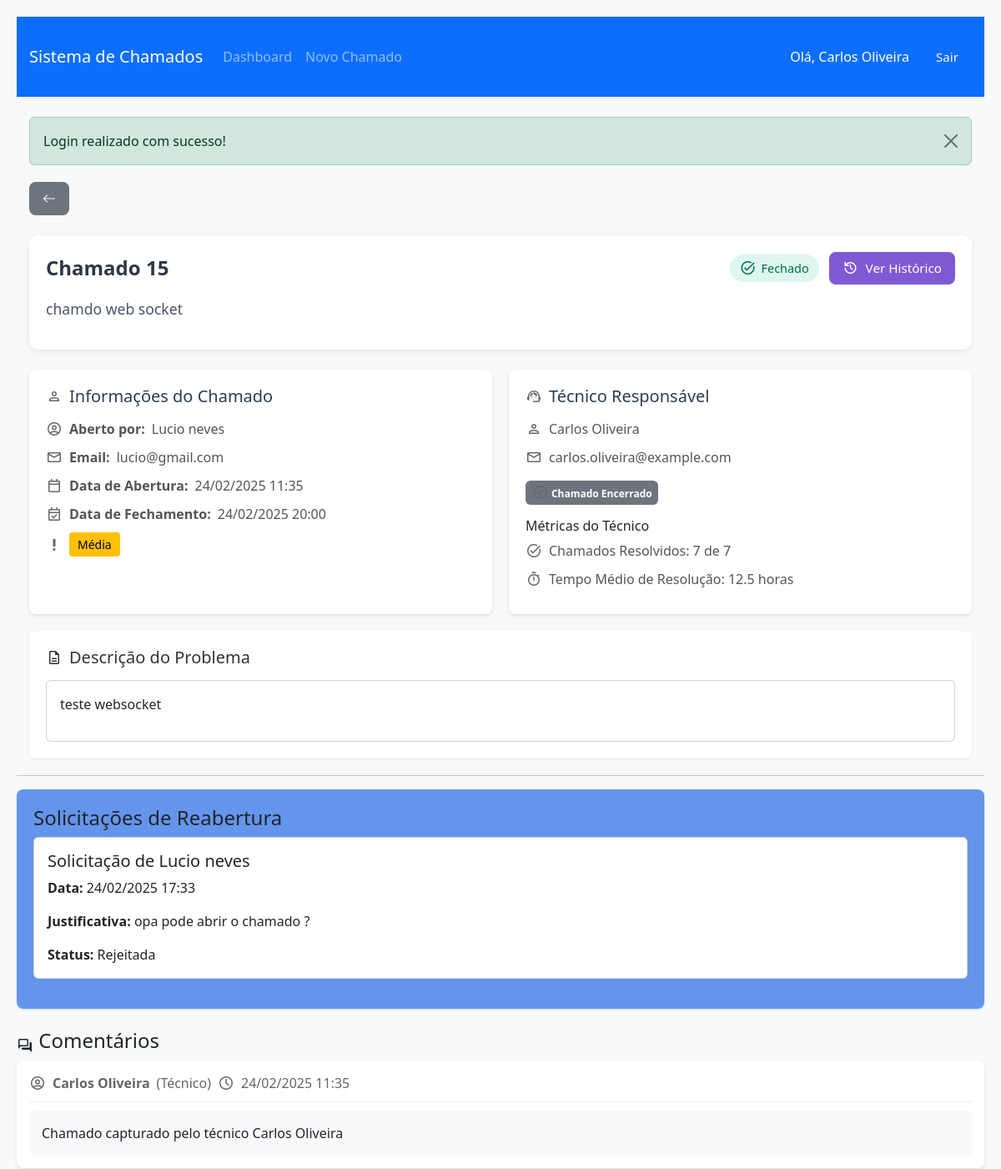
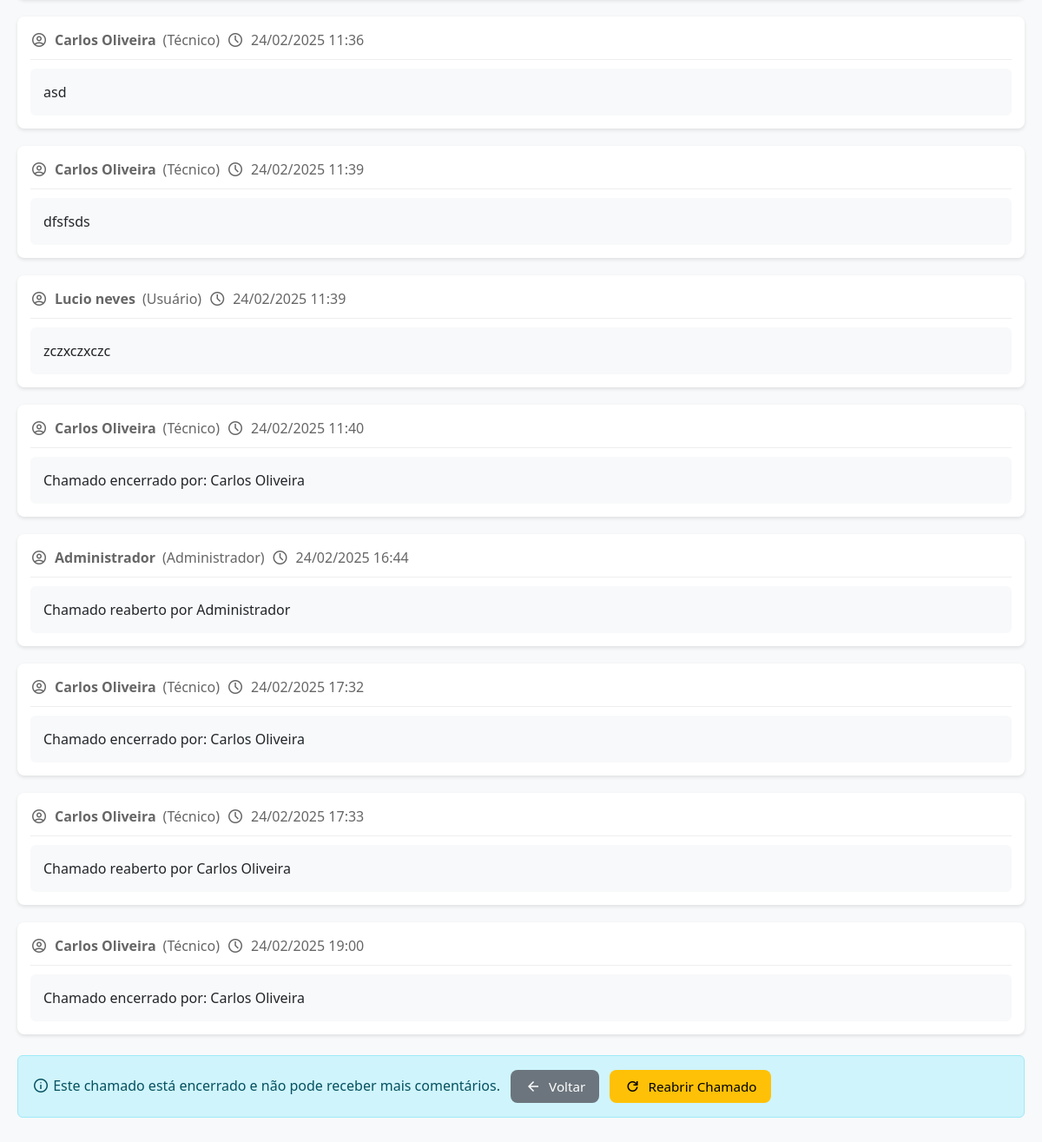
Page /ver_chamado.php?id=15 (signed in) on the committed database (2 pictures, top to bottom).
### tables this page shows
CREATE TABLE `chamados` (
  `id_chamado` int NOT NULL,
  `titulo` varchar(100) NOT NULL,
  `descricao` text NOT NULL,
  `status` enum('Aberto','Em andamento','Fechado') NOT NULL DEFAULT 'Aberto',
  `prioridade` enum('Alta','Média','Baixa') NOT NULL,
  `id_usuario` int NOT NULL,
  `id_tecnico` int DEFAULT NULL,
  `data_abertura` timestamp NULL DEFAULT CURRENT_TIMESTAMP,
  `data_captura` timestamp NULL DEFAULT NULL,
  `data_fechamento` timestamp NULL DEFAULT NULL
);

CREATE TABLE `usuarios` (
  `id_usuario` int NOT NULL,
  `nome` varchar(100) NOT NULL,
  `email` varchar(100) NOT NULL,
  `senha` varchar(255) NOT NULL,
  `cargo` enum('Administrador','Técnico','Usuário') NOT NULL,
  `telefone` varchar(20) DEFAULT NULL,
  `whatsapp` varchar(20) DEFAULT NULL,
  `cidade` varchar(100) DEFAULT NULL,
  `estado` char(2) DEFAULT NULL,
  `data_nascimento` date DEFAULT NULL,
  `data_cadastro` timestamp NULL DEFAULT CURRENT_TIMESTAMP,
  `data_atualizacao` timestamp NULL DEFAULT CURRENT_TIMESTAMP ON UPDATE CURRENT_TIMESTAMP
);

CREATE TABLE `solicitacoes_reabertura` (
  `id_solicitacao` int NOT NULL,
  `id_chamado` int NOT NULL,
  `id_usuario` int NOT NULL,
  `justificativa` text NOT NULL,
  `status` enum('Pendente','Aprovada','Rejeitada') DEFAULT 'Pendente',
  `data_solicitacao` timestamp NULL DEFAULT CURRENT_TIMESTAMP,
  `data_resposta` timestamp NULL DEFAULT NULL,
  `id_responsavel` int DEFAULT NULL
);

CREATE TABLE `comentarios` (
  `id_comentario` int NOT NULL,
  `id_chamado` int NOT NULL,
  `id_usuario` int NOT NULL,
  `comentario` text NOT NULL,
  `data_comentario` timestamp NULL DEFAULT CURRENT_TIMESTAMP
);

### ver_chamado.php (the view, shortened to what the rows shown need)
<?php
require_once 'db_connection.php';
require_once 'includes/header.php';
$id_chamado = $_GET['id'];
$id_usuario = $_SESSION['user_id'];
$cargo = $_SESSION['cargo'];
try {
    $stmt = mysqli_prepare($conn, "
        SELECT c.*,
               u.nome as usuario_nome,
               u.email as usuario_email,
               t.nome as tecnico_nome,
               t.email as tecnico_email,
               (SELECT COUNT(*) FROM chamados WHERE id_tecnico = c.id_tecnico AND status = 'Fechado') as total_resolvidos,
               (SELECT COUNT(*) FROM chamados WHERE id_tecnico = c.id_tecnico) as total_atribuidos,
               (SELECT AVG(TIMESTAMPDIFF(HOUR, data_captura, data_fechamento))
                FROM chamados
                WHERE id_tecnico = c.id_tecnico
                AND status = 'Fechado'
                AND data_fechamento IS NOT NULL) as tempo_medio_resolucao,
               (SELECT AVG(nota) FROM avaliacoes WHERE id_usuario = c.id_tecnico) as media_avaliacoes_tecnico,
               (SELECT COUNT(*) FROM avaliacoes WHERE id_usuario = c.id_tecnico) as total_avaliacoes_tecnico
        FROM chamados c
        LEFT JOIN usuarios u ON c.id_usuario = u.id_usuario
        LEFT JOIN usuarios t ON c.id_tecnico = t.id_usuario
        WHERE c.id_chamado = ?
    ");
    mysqli_stmt_bind_param($stmt, "i", $id_chamado);
    mysqli_stmt_execute($stmt);
    $result = mysqli_stmt_get_result($stmt);
    $chamado = mysqli_fetch_assoc($result);
    $stmt = mysqli_prepare($conn, "
        SELECT c.*, u.nome as usuario_nome, u.cargo as usuario_cargo
        FROM comentarios c
        JOIN usuarios u ON c.id_usuario = u.id_usuario
        WHERE c.id_chamado = ?
        ORDER BY c.data_comentario ASC
    ");
    mysqli_stmt_bind_param($stmt, "i", $id_chamado);
    mysqli_stmt_execute($stmt);
    $result = mysqli_stmt_get_result($stmt);
    $comentarios = [];
    while ($row = mysqli_fetch_assoc($result)) {
        $comentarios[] = $row;
    }
    $stmt = mysqli_prepare($conn, "
        SELECT sr.*, u.nome as solicitante_nome
        FROM solicitacoes_reabertura sr
        JOIN usuarios u ON sr.id_usuario = u.id_usuario
        WHERE sr.id_chamado = ?
        ORDER BY sr.data_solicitacao DESC
    ");
    mysqli_stmt_bind_param($stmt, "i", $id_chamado);
    mysqli_stmt_execute($stmt);
    $result = mysqli_stmt_get_result($stmt);
    $solicitacoes_reabertura = [];
    while ($row = mysqli_fetch_assoc($result)) {
        $solicitacoes_reabertura[] = $row;
    }
} catch (Exception $e) {
    $_SESSION['error_message'] = "Erro ao buscar chamado: " . $e->getMessage();
    header('Location: dashboard.php');
    exit();
}
function formatarData($data) {
    return date('d/m/Y H:i', strtotime($data));
}
?>
<!DOCTYPE html>
<html lang="pt-BR">
<head>
    <link href="https://cdn.jsdelivr.net/npm/bootstrap@5.3.0/dist/css/bootstrap.min.css" rel="stylesheet">
    <link href="https://cdn.jsdelivr.net/npm/summernote@0.8.18/dist/summernote-bs4.min.css" rel="stylesheet">
</head>
<body>
    <div class="container">
        <div class="chamado-header">
            <div class="chamado-title-row">
                <div class="chamado-id">
                </div>
                <div class="chamado-actions">
                </div>
            </div>
            <div class="chamado-description">
                <?php echo htmlspecialchars($chamado['titulo']); ?>
            </div>
        </div>
        <div class="info-grid">
            <div class="info-section">
                <h5>
                    <span class="material-symbols-outlined">person</span>
                    Informações do Chamado
                </h5>
                <p>
                    <span class="material-symbols-outlined">account_circle</span>
                    <strong>Aberto por:</strong> <?php echo htmlspecialchars($chamado['usuario_nome']); ?>
                </p>
                <p>
                    <span class="material-symbols-outlined">mail</span>
                    <strong>Email:</strong> <?php echo htmlspecialchars($chamado['usuario_email']); ?>
                </p>
                <p>
                    <span class="material-symbols-outlined">calendar_today</span>
                    <strong>Data de Abertura:</strong> <?php echo formatarData($chamado['data_abertura']); ?>
                </p>
                <?php if ($chamado['status'] === 'Fechado'): ?>
                <p>
                    <span class="material-symbols-outlined">event_available</span>
                    <strong>Data de Fechamento:</strong> <?php echo formatarData($chamado['data_fechamento']); ?>
                </p>
                <?php endif; ?>
                <p>
                    <span class="material-symbols-outlined">priority_high</span>
                    <span class="prioridade-badge prioridade-<?php echo $chamado['prioridade']; ?>">
                        <?php echo htmlspecialchars($chamado['prioridade']); ?>
                    </span>
                </p>
            </div>
            <div class="info-section">
                <h5>
                    <span class="material-symbols-outlined">support_agent</span>
                    Técnico Responsável
                </h5>
                <?php if ($chamado['id_tecnico']): ?>
                    <p>
                        <span class="material-symbols-outlined">person</span>
                        <?php echo htmlspecialchars($chamado['tecnico_nome']); ?>
                    </p>
                    <p>
                        <span class="material-symbols-outlined">mail</span>
                        <?php echo htmlspecialchars($chamado['tecnico_email']); ?>
                    </p>
                    <?php if ($cargo === 'Administrador' || $id_usuario === $chamado['id_tecnico']): ?>
                        <?php if ($chamado['status'] !== 'Fechado'): ?>
                            <div class="mt-3">
                                <form action="processar_status.php" method="POST">
                                    <input type="hidden" name="id_chamado" value="<?php echo $id_chamado; ?>">
                                    <input type="hidden" name="novo_status" value="Fechado">
                                    <button type="submit" class="btn btn-success">
                                        <span class="material-symbols-outlined">task_alt</span>
                                        Encerrar Chamado
                                    </button>
                                </form>
                            </div>
                        <?php else: ?>
                            <div class="mt-3">
                                <span class="badge bg-secondary">
                                    <span class="material-symbols-outlined">check_circle</span>
                                    Chamado Encerrado
                                </span>
                            </div>
                        <?php endif; ?>
                    <?php endif; ?>
                    <?php if ($chamado['total_resolvidos'] > 0): ?>
                        <div class="mt-3">
                            <h6>Métricas do Técnico</h6>
                            <p>
                                <span class="material-symbols-outlined">task_alt</span>
                                Chamados Resolvidos: <?php echo $chamado['total_resolvidos']; ?> de <?php echo $chamado['total_atribuidos']; ?>
                            </p>
                            <?php if ($chamado['tempo_medio_resolucao']): ?>
                                <p>
                                    <span class="material-symbols-outlined">timer</span>
                                    Tempo Médio de Resolução: <?php echo round($chamado['tempo_medio_resolucao'], 1); ?> horas
                                </p>
                            <?php endif; ?>
                        </div>
                    <?php endif; ?>
                <?php endif; ?>
            </div>
        </div>
        <div class="description-section">
            <div class="card">
                <div class="card-body">
                    <?php echo $chamado['descricao']; ?>
                </div>
            </div>
        </div>
    </div>
    <?php if (($cargo === 'Administrador' || ($cargo === 'Técnico' && $chamado['id_tecnico'] === $id_usuario)) && !empty($solicitacoes_reabertura)): ?>
        <div class="reopening-requests-section mb-4">
            <?php foreach ($solicitacoes_reabertura as $solicitacao): ?>
                <div class="card mb-3" id="solicitacao-<?php echo $solicitacao['id_solicitacao']; ?>">
                    <div class="card-body">
                        <h5 class="card-title">Solicitação de <?php echo htmlspecialchars($solicitacao['solicitante_nome']); ?></h5>
                        <p class="card-text"><strong>Data:</strong> <?php echo formatarData($solicitacao['data_solicitacao']); ?></p>
                        <p class="card-text"><strong>Justificativa:</strong> <?php echo htmlspecialchars($solicitacao['justificativa']); ?></p>
                        <?php if ($solicitacao['status'] === 'Pendente'): ?>
                            <form action="aceitar_solicitacao_reabertura.php" method="POST" class="d-inline" onsubmit="return handleSolicitacao(this, <?php echo $solicitacao['id_solicitacao']; ?>)">
                                <input type="hidden" name="id_solicitacao" value="<?php echo $solicitacao['id_solicitacao']; ?>">
                                <button type="submit" class="btn btn-success">Aprovar Reabertura</button>
                            </form>
                            <form action="rejeitar_solicitacao_reabertura.php" method="POST" class="d-inline" onsubmit="return handleSolicitacao(this, <?php echo $solicitacao['id_solicitacao']; ?>)">
                                <input type="hidden" name="id_solicitacao" value="<?php echo $solicitacao['id_solicitacao']; ?>">
                                <button type="submit" class="btn btn-danger ms-2">Rejeitar</button>
                            </form>
                        <?php else: ?>
                            <p class="card-text"><strong>Status:</strong> <?php echo htmlspecialchars($solicitacao['status']); ?></p>
                        <?php endif; ?>
                    </div>
                </div>
            <?php endforeach; ?>
        </div>
    <?php endif; ?>
    <div class="comments-section">
        <?php if ($comentarios): ?>
            <?php foreach ($comentarios as $comentario): ?>
                <div class="comentario">
                    <div class="comentario-meta">
                        <span class="material-symbols-outlined">account_circle</span>
                        <strong><?php echo htmlspecialchars($comentario['usuario_nome']); ?></strong>
                        (<?php echo htmlspecialchars($comentario['usuario_cargo']); ?>)
                        <span class="material-symbols-outlined">schedule</span>
                        <?php echo formatarData($comentario['data_comentario']); ?>
                    </div>
                    <div class="card">
                        <div class="card-body">
                            <?php echo strip_tags($comentario['comentario']); ?>
                        </div>
                    </div>
                </div>
            <?php endforeach; ?>
        <?php else: ?>
            <p class="text-muted">Nenhum comentário ainda.</p>
        <?php endif; ?>
    </div>
</body>
</html>

### rows in the picture
chamados: titulo "chamdo web socket", id_usuario.nome "Lucio neves", id_usuario.email "lucio@gmail.com", data_abertura "24/02/2025 11:35", data_fechamento "24/02/2025 20:00", prioridade "Média", id_tecnico.nome "Carlos Oliveira", id_tecnico.email "carlos.oliveira@example.com", descricao "teste websocket"
solicitacoes_reabertura: id_usuario.nome "Lucio neves", data_solicitacao "24/02/2025 17:33", justificativa "opa pode abrir o chamado ?", status "Rejeitada"
comentarios: id_usuario.nome "Carlos Oliveira", id_usuario.cargo "Técnico", data_comentario "24/02/2025 11:35", comentario "Chamado capturado pelo técnico Carlos Oliveira"
comentarios: id_usuario.nome "Carlos Oliveira", id_usuario.cargo "Técnico", data_comentario "24/02/2025 11:36", comentario "asd"
comentarios: id_usuario.nome "Carlos Oliveira", id_usuario.cargo "Técnico", data_comentario "24/02/2025 11:39", comentario "dfsfsds"
comentarios: id_usuario.nome "Lucio neves", id_usuario.cargo "Usuário", data_comentario "24/02/2025 11:39", comentario "zczxczxczc"
comentarios: id_usuario.nome "Carlos Oliveira", id_usuario.cargo "Técnico", data_comentario "24/02/2025 11:40", comentario "Chamado encerrado por: Carlos Oliveira"
comentarios: id_usuario.nome "Administrador", id_usuario.cargo "Administrador", data_comentario "24/02/2025 16:44", comentario "Chamado reaberto por Administrador"
comentarios: id_usuario.nome "Carlos Oliveira", id_usuario.cargo "Técnico", data_comentario "24/02/2025 17:32", comentario "Chamado encerrado por: Carlos Oliveira"
comentarios: id_usuario.nome "Carlos Oliveira", id_usuario.cargo "Técnico", data_comentario "24/02/2025 17:33", comentario "Chamado reaberto por Carlos Oliveira"
comentarios: id_usuario.nome "Carlos Oliveira", id_usuario.cargo "Técnico", data_comentario "24/02/2025 19:00", comentario "Chamado encerrado por: Carlos Oliveira"

### other values in the picture
$_SESSION['nome'] "Carlos Oliveira"
$_SESSION['success_message'] "Login realizado com sucesso!"
$id_chamado "15"
$chamado['total_resolvidos'] "7"
$chamado['total_atribuidos'] "7"
$chamado['tempo_medio_resolucao'] "12.5"
